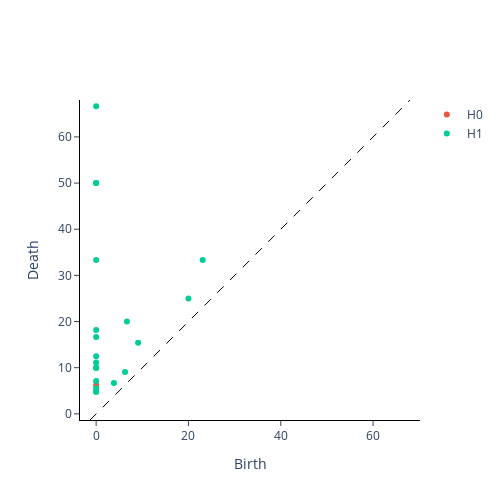

Notebook source saved alongside this figure:
### Markdown cell above
The code provided by Feng and Porter was not in a state that I could make useful for this project within the time constraints. Luckily, instead of creating more functions to compute the persistence from scratch, I was able to leverage cubical complexes. This is because my heatmaps are an image, which is a matrix, where each entry is the percentage value of the given hectare. Therefore, we can consider this to be a cubical complex, and compute the persistence diagrams using a package with cubical persistence. 

An elementary cube $Q$ is a product of elementary intervals, where we call $[l, l+1]$ an elementary nondegenerate interval and $[l]$  an elementary degenerate interval, with $l \in \mathbb{Z}$. The dimension of $Q$ equals the number of nondegenerate components of $Q$. Therefore, the 0-cube is a vertex, the 1-cube is an edge, the 2-cube is a square, and the 3-cube is what we would normally consider as a cube. A set is called cubical if it is made up of a finite union of cubes. The cubical complex from some cubical set $X$ is thus defined as: $K(X) = \{ Q \in K : Q \subset K\}$ (Tymochko et al.). I used the Giotto-TDA package to compute the cubical persistence and plot the resulting persistence diagram. Here is a handy link for the documentation: https://giotto-ai.github.io/gtda-docs/latest/modules/generated/homology/gtda.homology.CubicalPersistence.html
It is worth noting that in the AdjacencyGraph function, we consider each hectare to be a vertex. The cubical code from Giotto-TDA considers each hectare in the grid to be a 2-cube, and two are connected if they share a face (ie an edge or vertex) (Tauzin et al). While we have this difference, fundamentally we are creating complexes and making connections based upon the same parameter values.

### Code cell
from gtda.homology import CubicalPersistence
#Giotto does sublevel persistence, though I want superlevel persistence. Thus I take the negative of all my percentage values.
gsqpop_np=np.array(-gsqpop_df)
bsqpop_np=np.array(bsqpop_df)
csqpop_np=np.array(-csqpop_df)
cubical_persistence = CubicalPersistence(homology_dimensions=(0,1),n_jobs=-1)
gsqpop_cubical = cubical_persistence.fit_transform(gsqpop_np[None, :, :])
bsqpop_cubical = cubical_persistence.fit_transform(bsqpop_np[None, :, :])
csqpop_cubical = cubical_persistence.fit_transform(csqpop_np[None, :, :])
#cubical_persistence.plot(gsqpop_cubical)
cubical_persistence.plot(bsqpop_cubical)
#cubical_persistence.plot(csqpop_cubical)

### Figure 1 — Plotly figure (JSON) as saved in the notebook; plotly's stock layout.template omitted (floating-point values rounded to 4 significant figures)
{"data": [{"hoverinfo": "none", "line": {"color": "black", "dash": "dash", "width": 1}, "mode": "lines", "showlegend": false, "type": "scatter", "x": [-1.333, 68], "y": [-1.333, 68]}, {"hoverinfo": "text", "hovertext": ["(0.0, 6.25)"], "mode": "markers", "name": "H0", "type": "scatter", "x": [0], "y": [6.25]}, {"hoverinfo": "text", "hovertext": ["(0.0, 66.66666666666667)", "(0.0, 50.0), multiplicity: 2", "(0.0, 50.0), multiplicity: 2", "(0.0, 33.333333333333336)", "(0.0, 18.181818181818183)", "(0.0, 16.666666666666668)", "(6.666666666666667, 20.0)", "(0.0, 12.5)", "(0.0, 11.11111111111111)", "(23.076923076923077, 33.333333333333336)", "(0.0, 10.0), multiplicity: 3", "(0.0, 10.0), multiplicity: 3", "(0.0, 10.0), multiplicity: 3", "(0.0, 7.142857142857143)", "(9.090909090909092, 15.384615384615385)", "(0.0, 5.555555555555555)", "(20.0, 25.0)", "(0.0, 4.761904761904762), multiplicity: 2", "(0.0, 4.761904761904762), multiplicity: 2", "(6.25, 9.090909090909092)", "(3.8461538461538463, 6.666666666666667)"], "mode": "markers", "name": "H1", "type": "scatter", "x": [0, 0, 0, 0, 0, 0, 6.667, 0, 0, 23.08, 0, 0, 0, 0, 9.091, 0, 20, 0, 0, 6.25, 3.846], "y": [66.67, 50, 50, 33.33, 18.18, 16.67, 20, 12.5, 11.11, 33.33, 10, 10, 10, 7.143, 15.38, 5.556, 25, 4.762, 4.762, 9.091, 6.667]}], "layout": {"height": 500, "plot_bgcolor": "white", "width": 500, "xaxis": {"autorange": false, "exponentformat": "e", "linecolor": "black", "linewidth": 1, "mirror": false, "range": [-1.333, 68], "showexponent": "all", "showline": true, "side": "bottom", "ticks": "outside", "title": {"text": "Birth"}, "type": "linear", "zeroline": true}, "yaxis": {"autorange": false, "exponentformat": "e", "linecolor": "black", "linewidth": 1, "mirror": false, "range": [-1.333, 68], "scaleanchor": "x", "scaleratio": 1, "showexponent": "all", "showline": true, "side": "left", "ticks": "outside", "title": {"text": "Death"}, "type": "linear", "zeroline": true}}}
